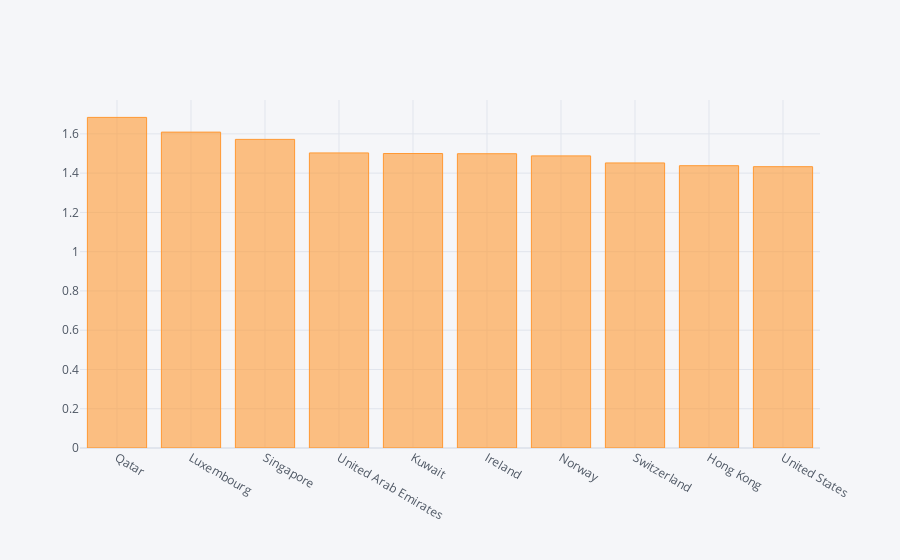

The notebook cell saved with this chart:
### Markdown cell above
#### GDP Of Top 10 Countries

### Code cell
data=df.nlargest(10,'GDP per capita')
data.iplot(kind='bar',x='Country or region',y='GDP per capita')

### Figure 1 — Plotly figure (JSON) as saved in the notebook; plotly's stock layout.template omitted (floating-point values rounded to 4 significant figures)
{"data": [{"marker": {"color": "rgba(255, 153, 51, 0.6)", "line": {"color": "rgba(255, 153, 51, 1.0)", "width": 1}}, "name": "GDP per capita", "orientation": "v", "text": "", "type": "bar", "x": ["Qatar", "Luxembourg", "Singapore", "United Arab Emirates", "Kuwait", "Ireland", "Norway", "Switzerland", "Hong Kong", "United States"], "y": [1.684, 1.609, 1.572, 1.503, 1.5, 1.499, 1.488, 1.452, 1.438, 1.433]}], "layout": {"legend": {"bgcolor": "#F5F6F9", "font": {"color": "#4D5663"}}, "paper_bgcolor": "#F5F6F9", "plot_bgcolor": "#F5F6F9", "title": {"font": {"color": "#4D5663"}}, "xaxis": {"gridcolor": "#E1E5ED", "showgrid": true, "tickfont": {"color": "#4D5663"}, "title": {"font": {"color": "#4D5663"}, "text": ""}, "zerolinecolor": "#E1E5ED"}, "yaxis": {"gridcolor": "#E1E5ED", "showgrid": true, "tickfont": {"color": "#4D5663"}, "title": {"font": {"color": "#4D5663"}, "text": ""}, "zerolinecolor": "#E1E5ED"}}}
